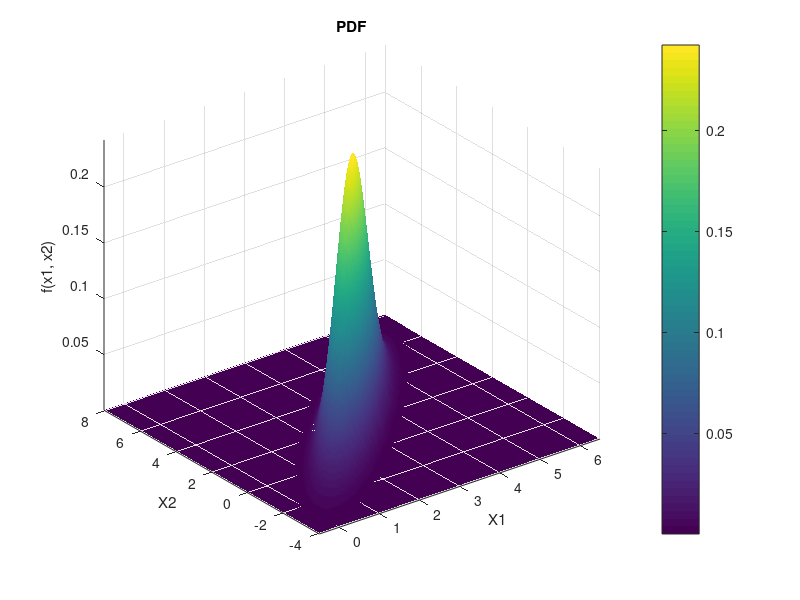
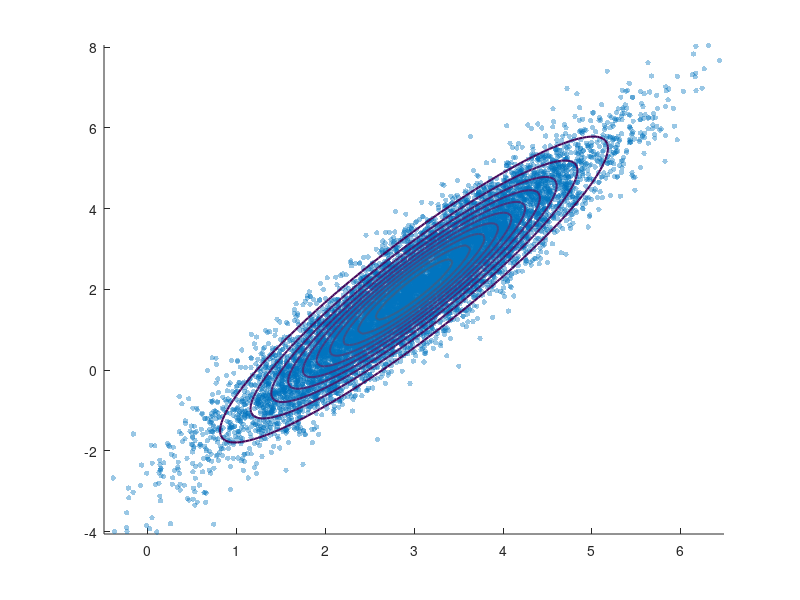

MATLAB code to generate these figures, in order: (Note: this script raises an error after producing the figures.)
clear;
clc;
close all;

X = load('norm2D.txt');
X = X';
mu = mean(X);
Sigma = cov(X);

std_devs = sqrt(diag(Sigma));
range_multiplier = 3.5;

x1_range = linspace(mu(1) - range_multiplier * std_devs(1), mu(1) + range_multiplier * std_devs(1), 150);
x2_range = linspace(mu(2) - range_multiplier * std_devs(2), mu(2) + range_multiplier * std_devs(2), 150);

[X1_mesh, X2_mesh] = meshgrid(x1_range, x2_range);

GridPoints = [X1_mesh(:), X2_mesh(:)];

P_values = mvnpdf(GridPoints, mu, Sigma);
P_mesh = reshape(P_values, size(X1_mesh));

figure;
surf(X1_mesh, X2_mesh, P_mesh);
shading interp;
colorbar;
title('PDF');
xlabel('X1');
ylabel('X2');
zlabel('f(x1, x2)');
axis tight;

figure;
scatter(X(:,1), X(:,2), 15, 'filled', 'MarkerFaceAlpha', 0.4);
hold on;

[M, c] = contour(X1_mesh, X2_mesh, P_mesh, 'LineWidth', 1.5);
c.LevelList = round(c.LevelList, 3);
clabel(M, c);

plot(mu(1), mu(2), 'rx', 'MarkerSize', 14, 'LineWidth', 2);

hold off;
axis equal;
grid on;
title('Punktwolke');
xlabel('X1');
ylabel('X2');
